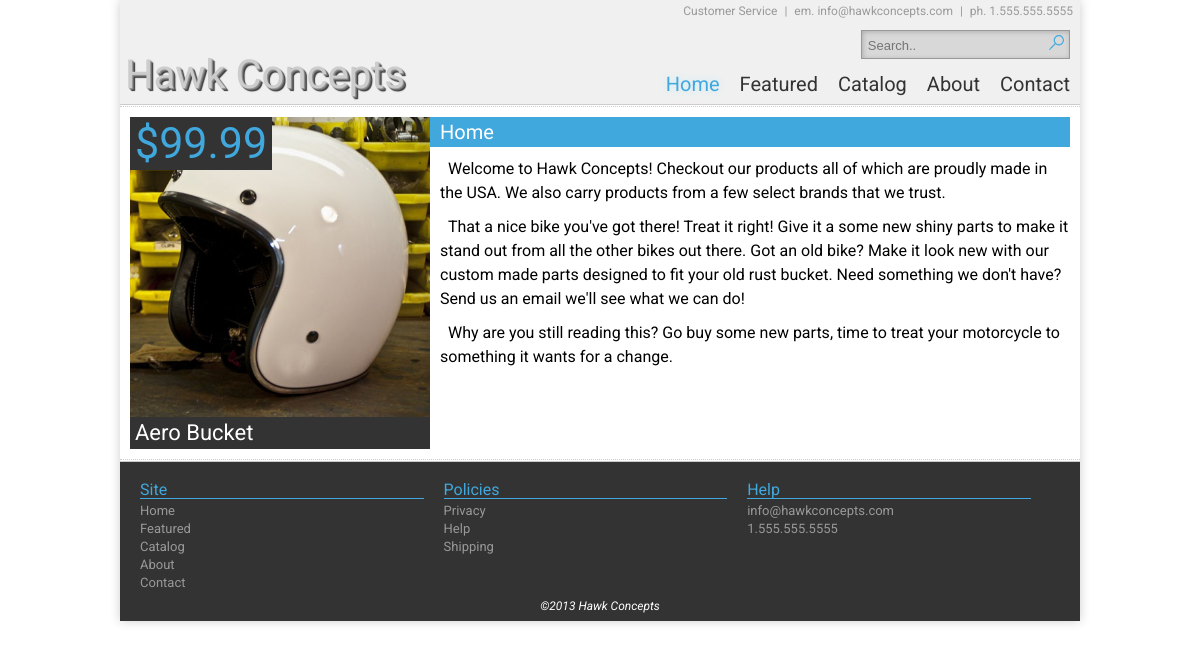
The page / on the database its author committed.
### tables this page shows
CREATE TABLE IF NOT EXISTS `item` (
  `ITEM_NUM` int(11) NOT NULL,
  `item_name` varchar(255) NOT NULL,
  `item_description` varchar(255) NOT NULL,
  `item_price` varchar(255) NOT NULL,
  `item_image` varchar(255) NOT NULL,
  `item_stock` varchar(255) NOT NULL,
  KEY `fk_ITEMS` (`ITEM_NUM`)
);

### index.php (the view, shortened to what this page needs)
  <?php require_once('dbconnection.php');
mysqli_select_db($conn, $dbname);
$query_Products = "SELECT * FROM items";
$products_Amnt = mysqli_query($conn, $query_Products) or die(mysqli_error());
$totalRows = mysqli_num_rows($products_Amnt);
$recordID = rand(1, $totalRows);
$query_Product_Details = "
    SELECT items.ITEM_NUM, item.item_name, item.item_price, item.item_image
    FROM items
    RIGHT JOIN item
    ON items.ITEM_NUM=item.ITEM_NUM
	WHERE items.ITEM_NUM = $recordID";
$Product_Details = mysqli_query($conn, $query_Product_Details) or die(mysqli_error());
$row_Product_Details= mysqli_fetch_assoc($Product_Details);
?>
  <?php $thisPage="home"; $page_title= "Home";?>
  <?php include 'includes/header.php'; ?>
  <div id="page-content">
  <a id="random-product" href="details.php?recordID=<?php echo $row_Product_Details['ITEM_NUM']; ?>">
  <div id="product" style="background:url(products/<?php echo $row_Product_Details['item_image']; ?>)">
    <div id="product-price">$<?php echo $row_Product_Details['item_price']; ?></div>
  </div>
  <div id="product-name"><?php echo $row_Product_Details['item_name']; ?></div>
  </a>
  <div class="page">
    <h3><?php echo $page_title; ?></h3>
    <p>Welcome to Hawk Concepts! Checkout our products all of which are proudly made in the USA. We also carry products from a few select brands that we trust.</p>
    <p>That a nice bike you've got there! Treat it right! Give it a some new shiny parts to make it stand out from all the other bikes out there. Got an old bike? Make it look new with our custom made parts designed to fit your old rust bucket. Need something we don't have? Send us an email we'll see what we can do!</p>
    <p>Why are you still reading this? Go buy some new parts, time to treat your motorcycle to something it wants for a change.</p>
  </div>
  </div>
  <?php include 'includes/footer.php'; ?>

### site.css (style rules this page uses)
body { font-family:'Roboto',sans-serif; }
body a { color:#333333;-webkit-transition:color 0.3s ease-in-out;-moz-transition:color 0.3s ease-in-out;-ms-transition:color 0.3s ease-in-out;-o-transition:color 0.3s ease-in-out;transition:color 0.3s ease-in-out; }
#page-wrapper * { -webkit-box-sizing:border-box;-moz-box-sizing:border-box;-ms-box-sizing:border-box;-o-box-sizing:border-box;box-sizing:border-box; }
#page-content { width:100%;min-height:300px;margin:1px 0;border-top:1px dotted #cccccc;border-bottom:1px dotted #cccccc; }
.page { padding:10px; }
.page h3 { display:block;font-family:'Sonsie One',cursive;color:#ffffff;font-size:20px;padding:5px;background:#41a8dd; }
.page p { display:block;line-height:1.5em;text-indent:.5em;margin-left:10px;padding:10px 0 0 10px;border-left:1px solid #41a8dd; }
#random-product { float:left;margin:10px;text-decoration:none; }
#random-product #product { width:300px;height:300px;background-size:contain !important; }
#random-product #product #product-price { padding:5px;background:#333;display:inline-block;font-size:43px;color:#41a8dd; }
#random-product #product-name { width:100%;background:#333;color:#ffffff;font-size:22px;padding:5px; }

### rows shown on the page
item: item_image (picture), item_price "99.99", item_name "Aero Bucket"

### other values the page prints
$page_title "Home"
